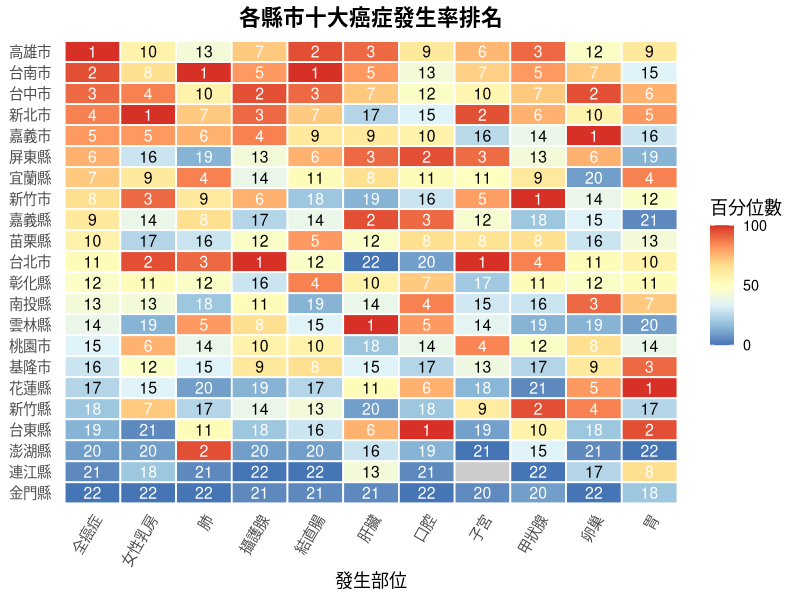

Write R code to recreate this figure.
## ---- chunk 1
knitr::opts_chunk$set(echo = TRUE)
## ---- chunk 2
library(tidyverse)
## ---- chunk 3
# Pseudo rank data (22 counties x 11 cancer sites, 1 = highest incidence rank)
rank_wide <- tribble(
  ~county,   ~全癌症, ~女性乳房, ~肺, ~攝護腺, ~結直腸, ~肝臟, ~口腔, ~子宮, ~甲狀腺, ~卵巢, ~胃,
  "高雄市",  1,  10, 13,  7,  2,  3,  9,  6,  3, 12,  9,
  "台南市",  2,   8,  1,  5,  1,  5, 13,  7,  5,  7, 15,
  "台中市",  3,   4, 10,  2,  3,  7, 12, 10,  7,  2,  6,
  "新北市",  4,   1,  7,  3,  7, 17, 15,  2,  6, 10,  5,
  "嘉義市",  5,   5,  6,  4,  9,  9, 10, 16, 14,  1, 16,
  "屏東縣",  6,  16, 19, 13,  6,  3,  2,  3, 13,  6, 19,
  "宜蘭縣",  7,   9,  4, 14, 11,  8, 11, 11,  9, 20,  4,
  "新竹市",  8,   3,  9,  6, 18, 19, 16,  5,  1, 14, 12,
  "嘉義縣",  9,  14,  8, 17, 14,  2,  3, 12, 18, 15, 21,
  "苗栗縣", 10,  17, 16, 12,  5, 12,  8,  8,  8, 16, 13,
  "台北市", 11,   2,  3,  1, 12, 22, 20,  1,  4, 11, 10,
  "彰化縣", 12,  11, 12, 16,  4, 10,  7, 17, 11, 12, 11,
  "南投縣", 13,  13, 18, 11, 19, 14,  4, 15, 16,  3,  7,
  "雲林縣", 14,  19,  5,  8, 15,  1,  5, 14, 19, 19, 20,
  "桃園市", 15,   6, 14, 10, 10, 18, 14,  4, 12,  8, 14,
  "基隆市", 16,  12, 15,  9,  8, 15, 17, 13, 17,  9,  3,
  "花蓮縣", 17,  15, 20, 19, 17, 11,  6, 18, 21,  5,  1,
  "新竹縣", 18,   7, 17, 14, 13, 20, 18,  9,  2,  4, 17,
  "台東縣", 19,  21, 11, 18, 16,  6,  1, 19, 10, 18,  2,
  "澎湖縣", 20,  20,  2, 20, 20, 16, 19, 21, 15, 21, 22,
  "連江縣", 21,  18, 21, 22, 22, 13, 21, NA, 22, 17,  8,
  "金門縣", 22,  22, 22, 21, 21, 21, 22, 20, 20, 22, 18
)

cancer_levels <- c("全癌症", "女性乳房", "肺", "攝護腺", "結直腸",
                    "肝臟", "口腔", "子宮", "甲狀腺", "卵巢", "胃")

# Rank -> within-column percentile (rank 1 -> 100, largest rank in the
# column -> 0). 連江縣's 子宮 (uterine) rank is NA: the female population
# there is too small to compute a stable rank, shown as grey in the plot.
rank_long <- rank_wide |>
  pivot_longer(cols = -county, names_to = "cancer", values_to = "rank") |>
  mutate(cancer = factor(cancer, levels = cancer_levels)) |>
  group_by(cancer) |>
  mutate(
    n_valid = sum(!is.na(rank)),
    percentile = 100 * (n_valid - rank) / (n_valid - 1)
  ) |>
  ungroup() |>
  mutate(
    county = factor(county, levels = rev(rank_wide$county)),
    label_color = if_else(percentile >= 65 | percentile <= 20, "white", "black")
  )
## ---- chunk 4
ggplot(rank_long, aes(x = cancer, y = county, fill = percentile)) +
  geom_tile(color = "white", linewidth = 0.6) +
  geom_text(
    aes(label = rank, color = label_color),
    size = 4, show.legend = FALSE
  ) +
  scale_color_identity() +
  scale_fill_distiller(
    palette = "RdYlBu", direction = -1,
    limits = c(0, 100), na.value = "grey80",
    name = "百分位數", breaks = c(0, 50, 100)
  ) +
  scale_x_discrete(position = "bottom") +
  labs(
    title = "各縣市十大癌症發生率排名",
    x = "發生部位", y = NULL
  ) +
  theme_minimal(base_size = 13) +
  theme(
    panel.grid = element_blank(),
    axis.text.x = element_text(angle = 60, hjust = 1),
    plot.title = element_text(hjust = 0.5, face = "bold")
  )
